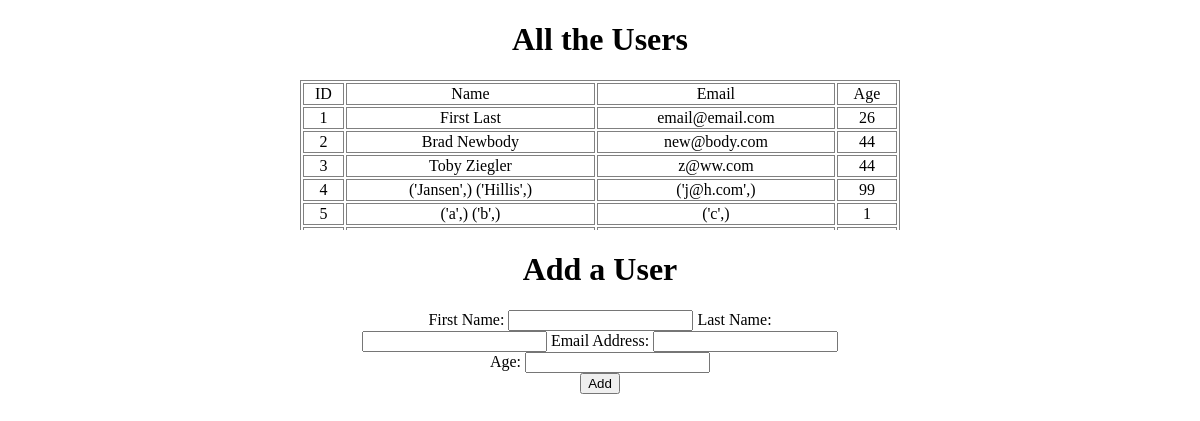
The page / on the database its author committed.
### users_app/models.py (models this page shows, shortened)
class Users(models.Model):
    first_name = models.CharField(max_length=255)
    last_name = models.CharField(max_length=255)
    email_address = models.CharField(max_length=255)
    age = models.IntegerField()

### users_app/views.py (the view)
# urls.py: path('', views.index),
def index(request):
    context = {
        "users": Users.objects.all()
    }
    return render(request, 'index.html', context)

### users_app/templates/index.html (shortened to what this page needs)
<!DOCTYPE html>
<html lang="en">
<head>
    {% load static %}
    <link rel="stylesheet" href="{% static 'style.css' %}">
</head>
<body>
    <div class='wrapper'>
        <h1>All the Users</h1>
        <div class='table-scroll-control'>
            <table>
                <thead>
                    <tr>
                        <td>ID</td>
                        <td>Name</td>
                        <td>Email</td>
                        <td>Age</td>
                    </tr>
                </thead>
                <tbody>
                    {% for user in users %}
                        <tr>
                            <td>{{ user.id }}</td>
                            <td>{{ user.first_name }} {{ user.last_name }}</td>
                            <td>{{ user.email_address }}</td>
                            <td>{{ user.age }}</td>
                        </tr>
                    {% endfor %}
                </tbody>
            </table>
        </div>
        <div class='container'>
            <form action='/add_user' method='POST'>
                <h1>Add a User</h1>
                <label>First Name:</label>
                <input type="text" name='first_name' id='first_name'>
                <label for="last_name">Last Name:</label>
                <input type="text" name='last_name' id='last_name'>
                <label for="email_address">Email Address:</label>
                <input type="text" name='email_address' id='email_address'>
                <label for="age">Age:</label>
                <input type="text" name='age' id='age'>
                <button type="submit">Add</button>
            </div>
    </div>
</body>
</html>

### users_app/static/style.css (style rules this page uses)
.wrapper { text-align: center; width: 60%; margin: 0 auto; }
.table-scroll-control { height: 150px; overflow-y: scroll; }
.table-scroll-control > table { width: 600px; margin: 0 auto; border: 1px gray solid; }
td, th { border: 1px gray solid; }
.container { width: 500px; margin: 0 auto; }
form > button { display: block; margin: 0 auto; }

### rows shown on the page
Users: id "1", first_name "First", last_name "Last", email_address "email@email.com", age "26"
Users: id "2", first_name "Brad", last_name "Newbody", email_address "new@body.com", age "44"
Users: id "3", first_name "Toby", last_name "Ziegler", email_address "z@ww.com", age "44"
Users: id "4", first_name "('Jansen',)", last_name "('Hillis',)", email_address "('j@h.com',)", age "99"
Users: id "5", first_name "('a',)", last_name "('b',)", email_address "('c',)", age "1"
